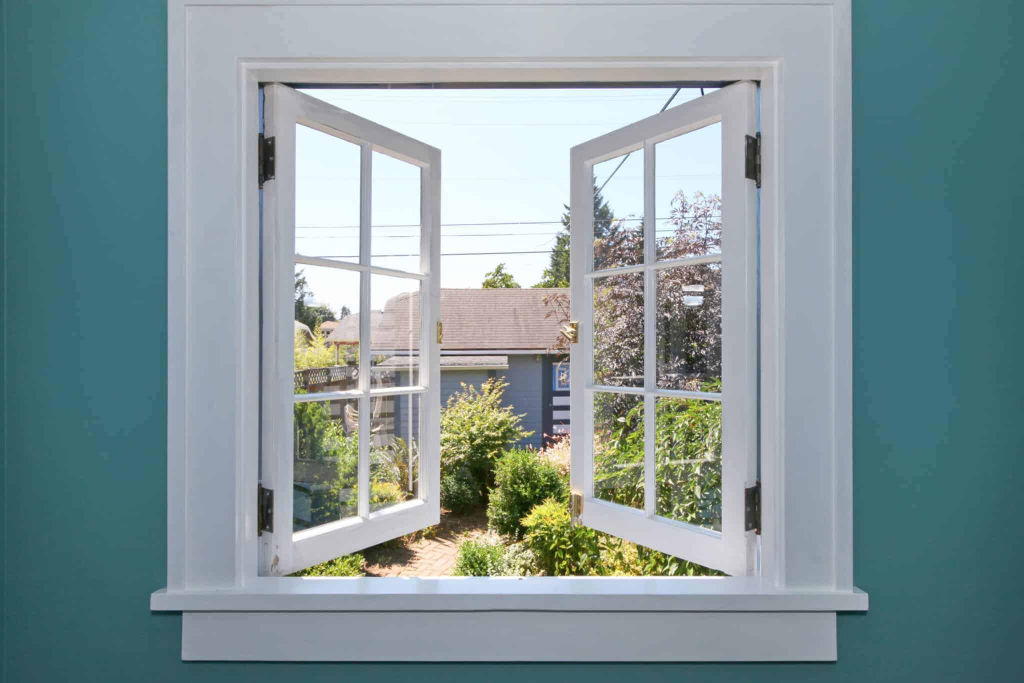
#> input picture Keypoint/SIFT/ornek.jpeg, 2048 x 1366 px (shown at 1/2 size)
$ python siftAlgorithm.py
#> lines starting #> are read from the running program, lines starting #| are printed output that depends on the picture
import cv2 as cv

img = cv.imread('ornek.jpeg')
#> img is the input picture: shape (1366, 2048, 3); mean B, G, R 151.6, 148.8, 128.7
gray = cv.cvtColor(img, cv.COLOR_BGR2GRAY)
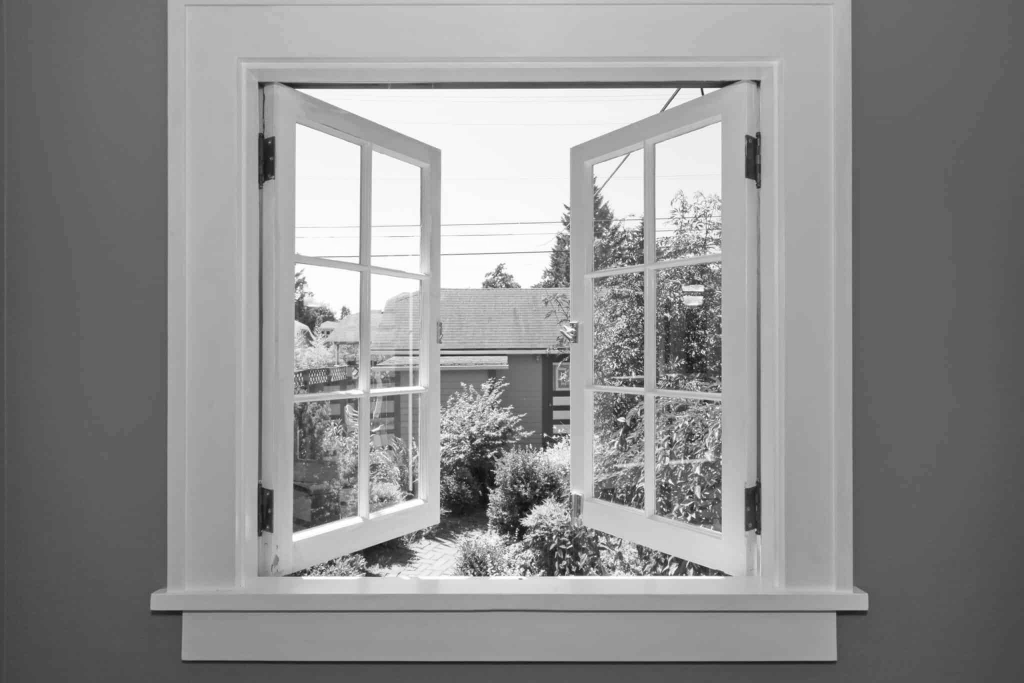
#> gray: shape (1366, 2048) (shown at 1/2 size); min 3, max 255, mean 143.1

# Initialize SIFT detector
sift = cv.SIFT_create()

# Detect keypoints
kp = sift.detect(gray, None)
#> kp = 11224 keypoints; strongest (x, y, size): (1090, 870, 4.3), (1327, 971, 2.6), (1401, 1022, 3.2), (1242, 839, 7.4)

# Draw keypoints on the image
img_with_kp = cv.drawKeypoints(gray, kp, img)
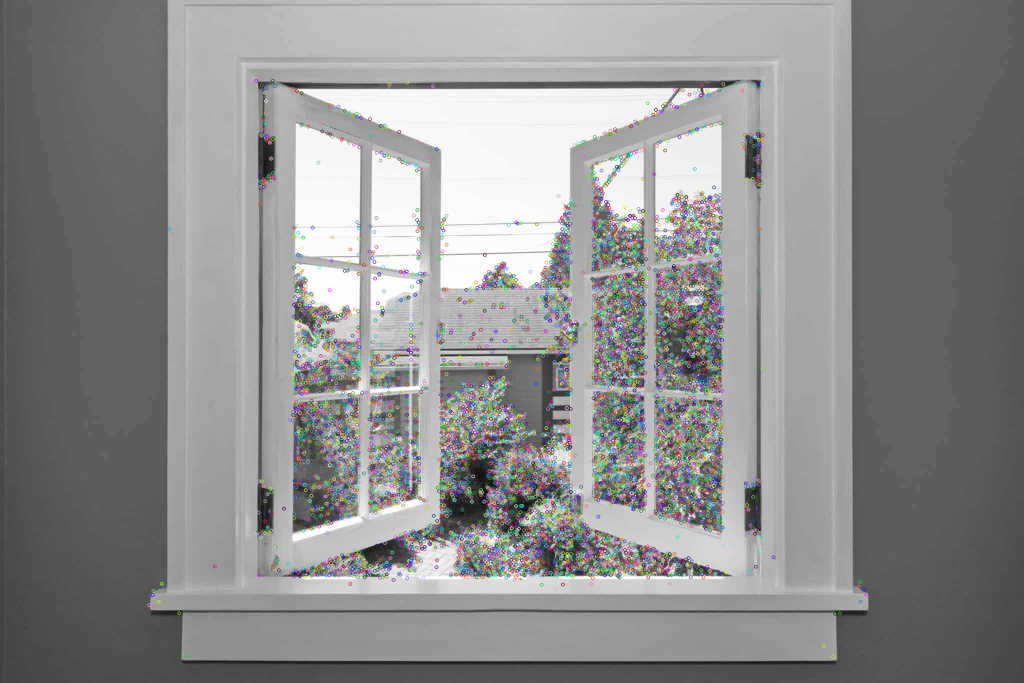
#> img_with_kp: shape (1366, 2048, 3) (shown at 1/2 size); mean B, G, R 142.1, 142.2, 142.2

# Resized
new_img = cv.resize(img_with_kp, (800,600))
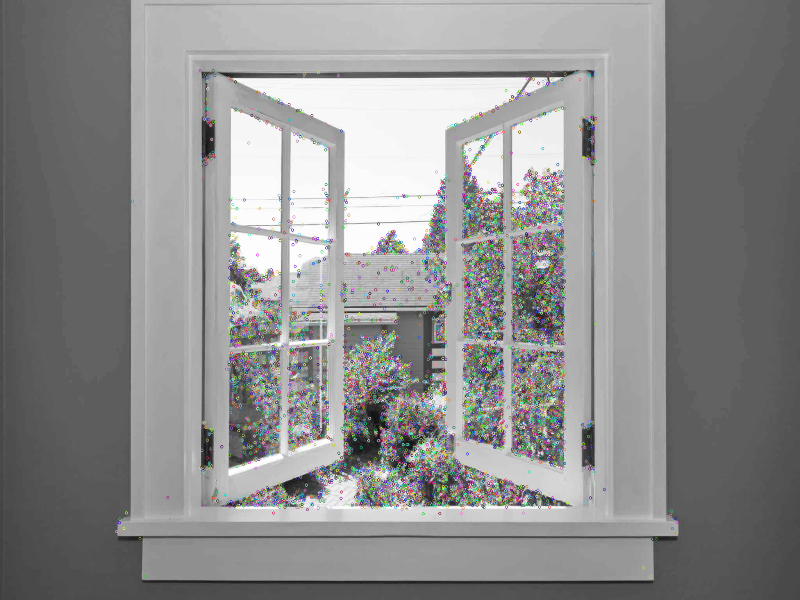
#> new_img: shape (600, 800, 3); mean B, G, R 142.1, 142.2, 142.1

cv.imshow("Deneme", new_img)
cv.waitKey(0)
cv.destroyAllWindows()
